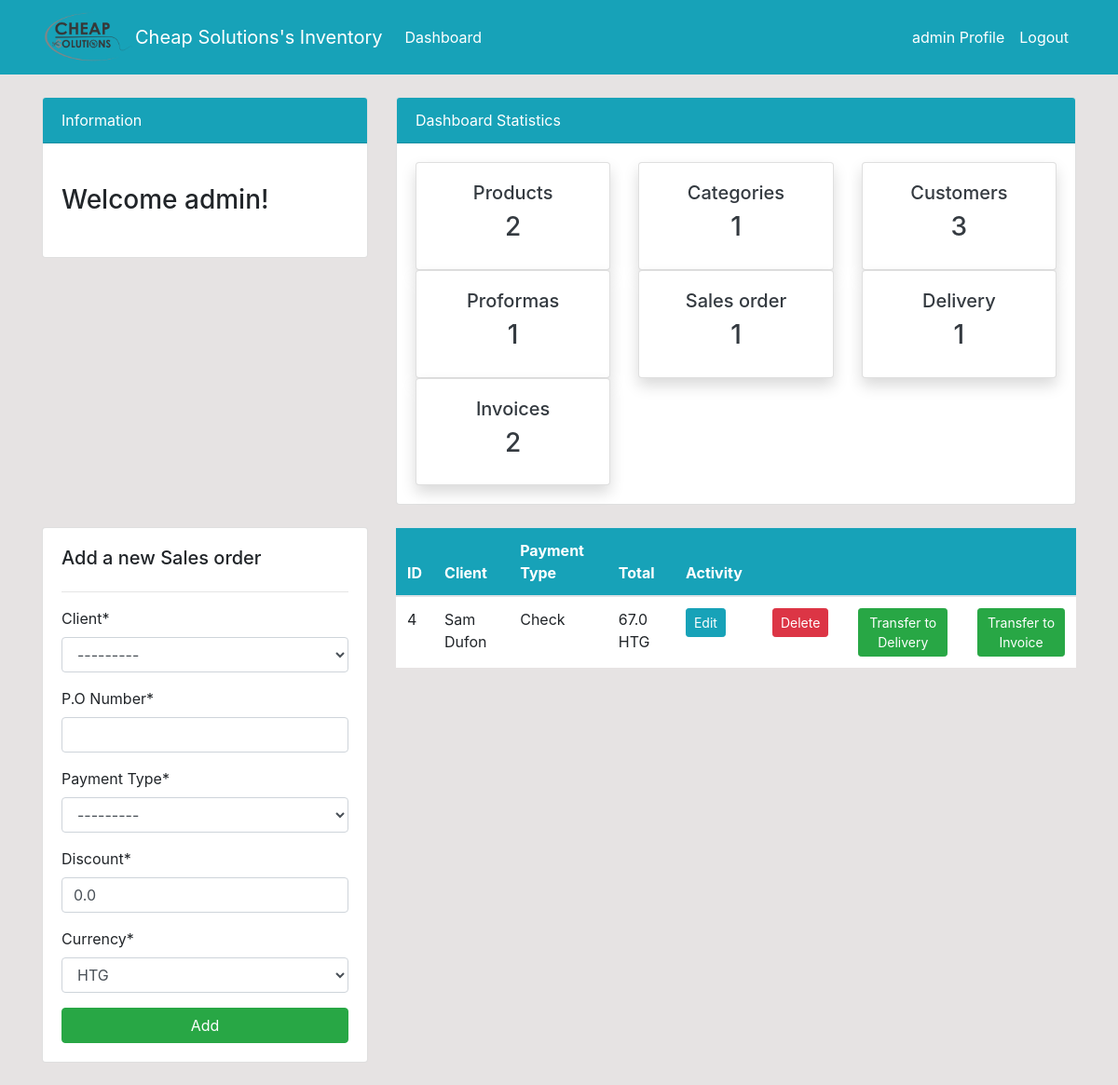
The app's page /salesorder/ (signed in), older data.
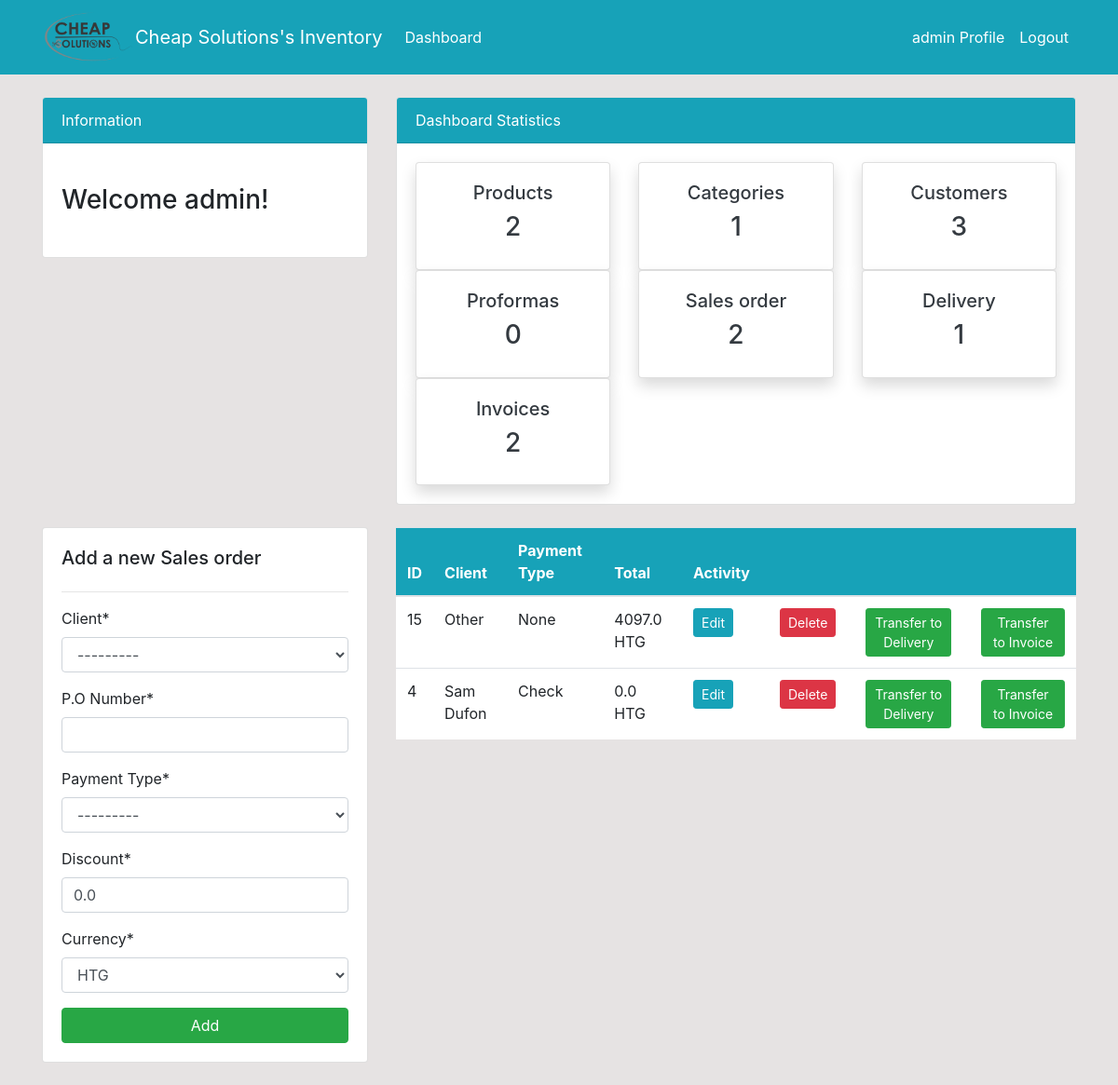
The same page, newer data.
### dashboard/models.py (models this page shows, shortened)
class Invoice(models.Model):
    Type   = models.CharField('Invoice Type',
                                   max_length = 50,
                                   choices = Invoice_Type,
                                   null = True)
    client = models.ForeignKey(Customer, on_delete=models.SET_NULL, null=True)
    name_backup = models.CharField(max_length=500, null = True)
    email_backup = models.EmailField(max_length=254, null=True)
    phone_backup = models.PositiveIntegerField(null=True)
    address_backup = models.CharField(max_length=500, null=True )
    PoNumber = models.IntegerField('P.O Number',null=True)
    PaymentType = models.CharField('Payment Type',
                                   max_length=50,
                                   choices=Payment_Type,
                                   null=True)
    Date   = models.DateTimeField('Date',
                              default=datetime.now, blank=True
                              )
    Total = models.FloatField(null=True, default = 0.0)
    discount = models.FloatField('Discount',null=True, default = 0.0)
    Balance = models.FloatField(null=True)
    currency = models.CharField(max_length=50, choices=Currency_Category,default='HTG',null=True)
    class Meta:
        ordering = ('Date',)

### dashboard/views.py (the view)
# urls.py: path('salesorder/', views.invoices_salesorder, name='dashboard-invoices-salesorder'),#salesorder
@login_required(login_url='user-login')
def invoices_salesorder(request):
    proforma = Proforma.objects.all().order_by('-id',)
    proforma_count = proforma.count()
    invoice_count = 0
    invoice = Invoice.objects.all().order_by('-id',)
    for inv in invoice:
        if inv.Type == "Invoice":
            invoice_count += 1
    invoice_salesorder_count = 0
    invoice = Invoice.objects.all().order_by('-id',)
    for inv in invoice:
        if inv.Type == "Sales Order":
            invoice_salesorder_count += 1
    invoice_delivery_count = 0
    invoice = Invoice.objects.all().order_by('-id',)
    for inv in invoice:
        if inv.Type == "Delivery":
            invoice_delivery_count += 1
    category = Category.objects.all().order_by('-id',)
    category_count = category.count()
    product = Product.objects.all().order_by('-id',)
    product_count = product.count()
    customer = Customer.objects.all()
    customer_count = customer.count()
    order = Order.objects.all().order_by('-id',)
    order_count = order.count()
    """"""
    if request.method == 'POST':
        form = InvoiceForm(request.POST)
        if request.POST.get("client"):
          custo = Customer.objects.get(id=int(request.POST.get("client")))
          request.POST._mutable = True
          request.POST['name_backup'] = custo.name
          request.POST['email_backup'] = custo.email
          request.POST['phone_backup'] = custo.phone
          request.POST['address_backup'] = custo.address
          request.POST['Type'] = "Sales Order"
        if form.is_valid():
          form.save()
          messages.success(request, f'A sales order has been added')
          return redirect('dashboard-invoices-salesorder')
    else:
       form = InvoiceForm()
    context = {
        'delivery': invoice_delivery_count,
        'salesorder': invoice_salesorder_count,
        'proforma':proforma,
        'proforma_count':proforma_count,
        'invoice': invoice,
        'invoice_count': invoice_count,
        'category': category,
        'category_count': category_count,
        'product': product,
        'form': form,
        'customer_count': customer_count,
        'product_count': product_count,
        'order_count': order_count,
    }
    return render(request, 'dashboard/invoice_sales-order.html', context)

### dashboard/forms.py
class InvoiceForm(forms.ModelForm):
  class Meta:
    model = Invoice
    fields = ['client',
                  'PoNumber',
                  'PaymentType',
                  'discount',
                  'currency',
                  'name_backup',
                  'email_backup',
                  'phone_backup',
                  'address_backup',
                  'Type',]
  def __init__(self, *args, **kwargs):
    super(InvoiceForm, self).__init__(*args, **kwargs)
    for field in self.fields:
      self.fields['name_backup'].widget = forms.HiddenInput()
      self.fields['email_backup'].widget = forms.HiddenInput()
      self.fields['phone_backup'].widget = forms.HiddenInput()
      self.fields['address_backup'].widget = forms.HiddenInput()
      self.fields['Type'].widget = forms.HiddenInput()

### dashboard/models.py (called while the page is built)
    def __str__(self):
        return '{0}'.format(self.name)

### templates/dashboard/invoice_sales-order.html (shortened to what this page needs)
{% extends 'partials/base.html' %} {% block title %}Invoices Page{% endblock %} {% load crispy_forms_tags %}
{% block content %} {% include 'partials/topside.html' %}
<div class="row my-4">
	<div class="col-md-4">
		<div class="card card-body">
			<h5>Add a new Sales order</h5>
			<hr>
			<form method="POST">
				{% csrf_token %} {{ form|crispy }}
				<input class="btn btn-success btn-block" type="submit" value="Add">
            </form>
        </div>
    </div>
    <div class="col-md-8">
        <table class="table bg-white">
            <thead class="bg-info text-white">
                <tr>
                    <th scope="col">ID</th>
                    <th scope="col">Client</th>
                    <th scope="col">Payment Type</th>
                    <th scope="col">Total</th>
                    <th scope="col">Activity</th>
                    <th scope="col"></th>
										<th scope="col"></th>
										<th scope="col"></th>
                </tr>
            </thead>
            <tbody>
                {% for invoice in invoice %}
								{% if invoice.Type == "Sales Order" %}
                <tr>
                    <td>{{ invoice.id }}</td>
                    <td>{{ invoice.name_backup }}</td>
                    <td>{{ invoice.PaymentType }}</td>
                   <td>{{ invoice.Total }} {{ invoice.currency }}</td>
                    <td>
                        <a class="btn btn-info btn-sm mr-2"
                            href="{% url 'dashboard-invoices-edit-product' invoice.id %}">Edit</a>
                    </td>
                    <td>
                      <a class="btn btn-danger btn-sm ml-2"
                            href="{% url 'dashboard-invoices-delete' invoice.id %}">Delete</a>
                    </td>
										<td>
                      <a class="btn btn-success btn-sm ml-2"
                            href="{% url 'dashboard-invoices-tranfer-delivery' invoice.id %}">Transfer to Delivery</a>
                    </td>
										<td>
                      <a class="btn btn-success btn-sm ml-2"
                            href="{% url 'dashboard-invoices-tranfer-invoice' invoice.id %}">Transfer to Invoice</a>
                    </td>
                </tr>
								{% endif %}
                {% endfor %}
            </tbody>
        </table>
    </div>
</div>
{% endblock %}

### templates/partials/topside.html (shortened to what the changed rows need)
<div class="row">
    <div class="col-md-8 mt-4">
        <div class="card">
            <div class="card-body">
                <div class="row">
                    <div class="col-md-4">
                        <a class="text-decoration-none text-dark" href="{% url 'dashboard-proformas' %}">
                            <div class="card my-card shadow">
                                <div class="card-body text-center">
                                    <h5>Proformas </h5>
                                    <h3>{{ proforma_count }}</h3>
                                </div>
                            </div>
                        </a>
                    </div>
                    <div class="col-md-4">
                        <a class="text-decoration-none text-dark" href="{% url 'dashboard-invoices-salesorder' %}">
                            <div class="card my-card shadow">
                                <div class="card-body text-center">
                                    <h5>Sales order</h5>
                                    <h3>{{ salesorder }}</h3>
                                </div>
                            </div>
                        </a>
                    </div>
                </div>
            </div>
        </div>
    </div>
</div>

Row changes from the older to the newer data that the page shows:
added Invoice: id "15", name_backup "Other", PaymentType "None", Total "4097.0", currency "HTG"
changed Invoice "Sam Dufon": Total "67.0" → "0.0"
Text that changed along with them:
{{ proforma_count }}: "1" → "0"
{{ salesorder }}: "1" → "2"
